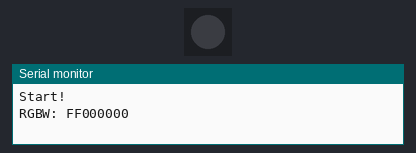
This sketch was run on a simulated Arduino Uno, built with avr-gcc and run on an emulated ATmega328P. Parts: 1 RGB LEDs in strip order, left to right, the last lines printed to the serial monitor. Wiring (inferred from the names in the program): WS2812 LEDs: data A0.

Above: at 0.5 s.
At 3.5 s:
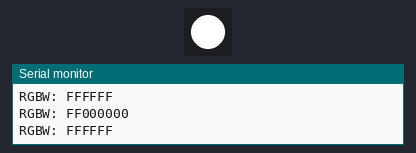
Timing chart, 0 to 4.6 s (numbered marks = the images above):
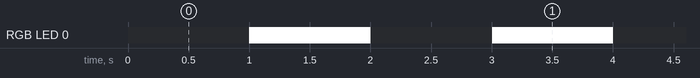

Measured:
- by itself, RGB LED 0: alternates RGB(255, 255, 255) for 1.0 s and off for 1.0 s

The sketch:

smart_led.ino
```cpp
#define RGB_CHANNELS			(4)
#define STRIP_LED_COUNT			(1)
#define STRIP_LED_BUFFER_SIZE	(STRIP_LED_COUNT * RGB_CHANNELS)
#define STRIP_LED_DATA_PIN		(A0)

#define COLOR_BLACK				(0x000000)
#define COLOR_RED				(0x0000FF)
#define COLOR_GREEN				(0x00FF00)
#define COLOR_BLUE				(0xFF0000)
#define COLOR_YELLOW			(0x00FFFF)
#define COLOR_CYAN				(0xFFFF00)
#define COLOR_MAGENTA			(0xFF00FF)
#define COLOR_WHITE				(0xFFFFFF)

uint8_t led_strip_buffer[STRIP_LED_BUFFER_SIZE] = {0};


/* refresh the smart pixel RGB LEDs by setting their color to match the led_strip_buffer */
void led_strip_refresh() {
	cli(); // disable global interrupts
	uint8_t value, ctr, mask_low, mask_high = 0x01;
	mask_low = ~mask_high & PORTC;
	mask_high |= PORTC;

	#define SEND_LED_BYTE \
		asm volatile ( \
			"		ldi %0,8	\n\t" \
			"loop%=:out %2, %3	\n\t" \
			"lsl	%1			\n\t" \
			"dec	%0			\n\t" \
			"		rjmp .+0	\n\t" \
			"		brcs .+2	\n\t" \
			"		out %2,%4	\n\t" \
			"		rjmp .+0	\n\t" \
			"		nop			\n\t" \
			"		out %2,%4	\n\t" \
			"		breq end%=	\n\t" \
			"		rjmp .+0	\n\t" \
			"		rjmp .+0	\n\t" \
			"		rjmp .+0	\n\t" \
			"		rjmp loop%=	\n\t" \
			"end%=:				\n\t" \
			:	"=&d" (ctr)			  \
			:	"r" (value), "I" (_SFR_IO_ADDR(PORTC)), \
			"r" (mask_high), "r" (mask_low) \
		)


	for (uint16_t i = 0; i < STRIP_LED_BUFFER_SIZE; i++) {
		value = led_strip_buffer[i];
		SEND_LED_BYTE;
	}
	sei(); // enable global interrupts
}

/* smart pixel RGB LEDs order: green red blue */
void led_strip_set_color(uint16_t index, uint32_t color) {
	Serial.print("RGBW: ");
	Serial.println(color, HEX);
	index *= RGB_CHANNELS;
	led_strip_buffer[index + 1] = color & 0xFF;
	color >>= 8;
	led_strip_buffer[index + 0] = color & 0xFF;
	color >>= 8;
	led_strip_buffer[index + 2] = color & 0xFF;
	color >>= 8;
	led_strip_buffer[index + 3] = color & 0xFF;
	led_strip_refresh();
	delay(1000);
}

/* initialize smart pixel RGB LEDs */
void led_strip_init() {
	pinMode(STRIP_LED_DATA_PIN, OUTPUT);
	led_strip_refresh();
}

void setup() {
	Serial.begin(115200);
	Serial.println("Start!");
	led_strip_init();
}

void loop() {
	// led_strip_set_color(0, 0x00000000);
	// led_strip_set_color(0, 0x000000FF);
	// led_strip_set_color(0, 0x1F0000FF);
	// led_strip_set_color(0, 0x0000FF00);
	// led_strip_set_color(0, 0x1F00FF00);
	// led_strip_set_color(0, 0x00FF0000);
	// led_strip_set_color(0, 0x1FFF0000);
	led_strip_set_color(0, 0xFF000000);
	led_strip_set_color(0, 0x00FFFFFF);
	// led_strip_set_color(0, 0xFFFFFFFF);
	// delay(4000);
}
```
